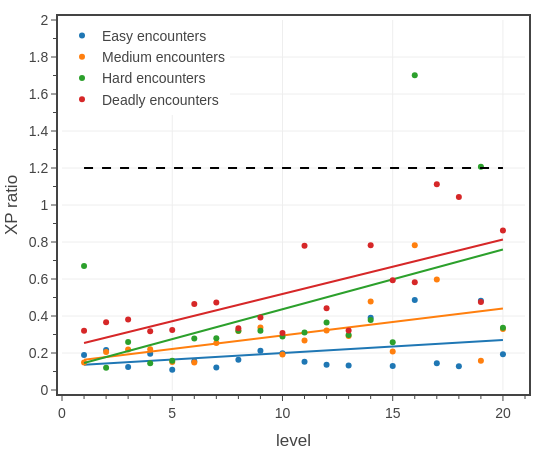

Source (notebook cell):
### Code cell
# Fig. 3: median monster XP by encounter difficulty vs level
import plotly.graph_objects as go

stat = 'XP ratio'

groups = [
    #{'name': 'Trivial encounters', 'difficulties': ['Trivial']},
    {'name': 'Easy encounters', 'difficulties': ['Easy']},
    {'name': 'Medium encounters', 'difficulties': ['Medium']},
    {'name': 'Hard encounters', 'difficulties': ['Hard']},
    {'name': 'Deadly encounters', 'difficulties': ['Deadly']},
    #{'name': 'Very Deadly encounters', 'difficulties': ['Very Deadly']},
]

fig = go.Figure()

colors = iter(COLOR_LIST)
for group in groups:
    levels = []
    values = []
    for lvl in range(1,21):
        monsters = []
        for e in encounters:
            if np.mean(e['party']) != lvl: continue
            if e['2014 difficulty'] not in group['difficulties']: continue
            for m, cr in zip(e['monsters'], e['monsters_cr']):
                if cr > 0:
                    monsters.append(monster_decoder.get(m, m))
        monsters = monsters
        if len(monsters) < 4: continue
        
        dft = dfm.set_index('Monster ID')
        dft = dft[dft['eXP'].gt(0)]
        dft['book appearances'] = 0
        for monster in dft.index:
            dft.loc[monster, 'book appearances'] = len([m for m in monsters if m == monster])
        
        levels.append(lvl)
        values.append(sum(dft['book appearances']*dft['eXP'])/(sum(dft['book appearances'])*0.5*player_character_xp_budget(lvl)))


    tfb.plot_data_and_fit(fig, 
        x=levels,
        y=values,
        line_color=next(colors), 
        name=group['name'],
        legendgroup=group['name'],
    )

fig.add_trace(go.Scatter(
    x=[1,20],
    y=[1.2,1.2],
    showlegend=False,
    mode='lines',
    line_dash='dash',
    line_color='black',
    hoverinfo='skip',
))

# set layout
fig.update_layout(
    template=tfb.FIG_TEMPLATE,
    xaxis=dict(title_text='level', automargin=True, range=[0,21], dtick=5, minor_dtick=1),
    yaxis=dict(title_text=stat, range=[0,2], dtick=0.2, minor_dtick=0.1),
    legend=dict(xanchor='left', x=0.00, yanchor='top', y=1.00),
    width=550, 
    height=450,
)

fig.show(config=tfb.FIG_CONFIG)

# save figures
if SAVEFIGS:
    fig.update_layout(autosize=True, width=None, height=None)
    tfb.save_fig_html(fig, format='large', name=f'./fig-monster-xp-vs-level-by-difficulty-large')
    tfb.save_fig_html(fig, format='small', name=f'./fig-monster-xp-vs-level-by-difficulty-small')

### Figure 1 — Plotly figure (JSON) as saved in the notebook; plotly's stock layout.template omitted (floating-point values rounded to 4 significant figures)
{"data": [{"legendgroup": "Easy encounters", "line": {"color": "#1f77b4"}, "mode": "markers", "name": "Easy encounters", "type": "scatter", "x": [1, 2, 3, 4, 5, 6, 7, 8, 9, 10, 11, 12, 13, 14, 15, 16, 17, 18, 19, 20], "y": [0.1888, 0.2166, 0.1248, 0.1965, 0.1097, 0.1559, 0.1214, 0.1629, 0.2124, 0.1986, 0.1528, 0.1367, 0.1323, 0.3906, 0.1302, 0.4866, 0.1445, 0.1284, 0.4826, 0.193]}, {"hoverinfo": "skip", "legendgroup": "Easy encounters", "line": {"color": "#1f77b4"}, "mode": "lines", "name": "Easy encounters", "showlegend": false, "type": "scatter", "x": [1, 2, 3, 4, 5, 6, 7, 8, 9, 10, 11, 12, 13, 14, 15, 16, 17, 18, 19, 20], "y": [0.1365, 0.1435, 0.1505, 0.1576, 0.1646, 0.1716, 0.1787, 0.1857, 0.1927, 0.1998, 0.2068, 0.2138, 0.2208, 0.2279, 0.2349, 0.2419, 0.249, 0.256, 0.263, 0.2701]}, {"legendgroup": "Medium encounters", "line": {"color": "#ff7f0e"}, "mode": "markers", "name": "Medium encounters", "type": "scatter", "x": [1, 2, 3, 4, 5, 6, 7, 8, 9, 10, 11, 12, 13, 14, 15, 16, 17, 19, 20], "y": [0.1485, 0.2051, 0.2191, 0.2205, 0.151, 0.1487, 0.254, 0.3183, 0.3372, 0.1919, 0.2677, 0.3214, 0.2918, 0.4777, 0.2079, 0.7825, 0.5972, 0.1582, 0.3296]}, {"hoverinfo": "skip", "legendgroup": "Medium encounters", "line": {"color": "#ff7f0e"}, "mode": "lines", "name": "Medium encounters", "showlegend": false, "type": "scatter", "x": [1, 2, 3, 4, 5, 6, 7, 8, 9, 10, 11, 12, 13, 14, 15, 16, 17, 19, 20], "y": [0.1636, 0.1782, 0.1928, 0.2073, 0.2219, 0.2364, 0.251, 0.2656, 0.2801, 0.2947, 0.3092, 0.3238, 0.3384, 0.3529, 0.3675, 0.382, 0.3966, 0.4257, 0.4403]}, {"legendgroup": "Hard encounters", "line": {"color": "#2ca02c"}, "mode": "markers", "name": "Hard encounters", "type": "scatter", "x": [1, 2, 3, 4, 5, 6, 7, 8, 9, 10, 11, 12, 13, 14, 15, 16, 19, 20], "y": [0.6701, 0.1204, 0.2596, 0.1453, 0.1575, 0.2787, 0.2797, 0.32, 0.3204, 0.2897, 0.3114, 0.3644, 0.297, 0.3784, 0.2584, 1.702, 1.207, 0.336]}, {"hoverinfo": "skip", "legendgroup": "Hard encounters", "line": {"color": "#2ca02c"}, "mode": "lines", "name": "Hard encounters", "showlegend": false, "type": "scatter", "x": [1, 2, 3, 4, 5, 6, 7, 8, 9, 10, 11, 12, 13, 14, 15, 16, 19, 20], "y": [0.1462, 0.1784, 0.2107, 0.2429, 0.2752, 0.3075, 0.3397, 0.372, 0.4043, 0.4365, 0.4688, 0.501, 0.5333, 0.5656, 0.5978, 0.6301, 0.7269, 0.7591]}, {"legendgroup": "Deadly encounters", "line": {"color": "#d62728"}, "mode": "markers", "name": "Deadly encounters", "type": "scatter", "x": [1, 2, 3, 4, 5, 6, 7, 8, 9, 10, 11, 12, 13, 14, 15, 16, 17, 18, 19, 20], "y": [0.3198, 0.3659, 0.3809, 0.3172, 0.3247, 0.4649, 0.473, 0.3344, 0.3913, 0.3081, 0.7801, 0.4414, 0.3214, 0.7822, 0.5935, 0.5819, 1.112, 1.043, 0.4761, 0.8621]}, {"hoverinfo": "skip", "legendgroup": "Deadly encounters", "line": {"color": "#d62728"}, "mode": "lines", "name": "Deadly encounters", "showlegend": false, "type": "scatter", "x": [1, 2, 3, 4, 5, 6, 7, 8, 9, 10, 11, 12, 13, 14, 15, 16, 17, 18, 19, 20], "y": [0.2541, 0.2835, 0.3129, 0.3424, 0.3718, 0.4012, 0.4307, 0.4601, 0.4895, 0.519, 0.5484, 0.5778, 0.6073, 0.6367, 0.6661, 0.6956, 0.725, 0.7544, 0.7839, 0.8133]}, {"hoverinfo": "skip", "line": {"color": "black", "dash": "dash"}, "mode": "lines", "showlegend": false, "type": "scatter", "x": [1, 20], "y": [1.2, 1.2]}], "layout": {"height": 450, "legend": {"x": 0, "xanchor": "left", "y": 1, "yanchor": "top"}, "width": 550, "xaxis": {"automargin": true, "dtick": 5, "minor": {"dtick": 1}, "range": [0, 21], "title": {"text": "level"}}, "yaxis": {"dtick": 0.2, "minor": {"dtick": 0.1}, "range": [0, 2], "title": {"text": "XP ratio"}}}}
